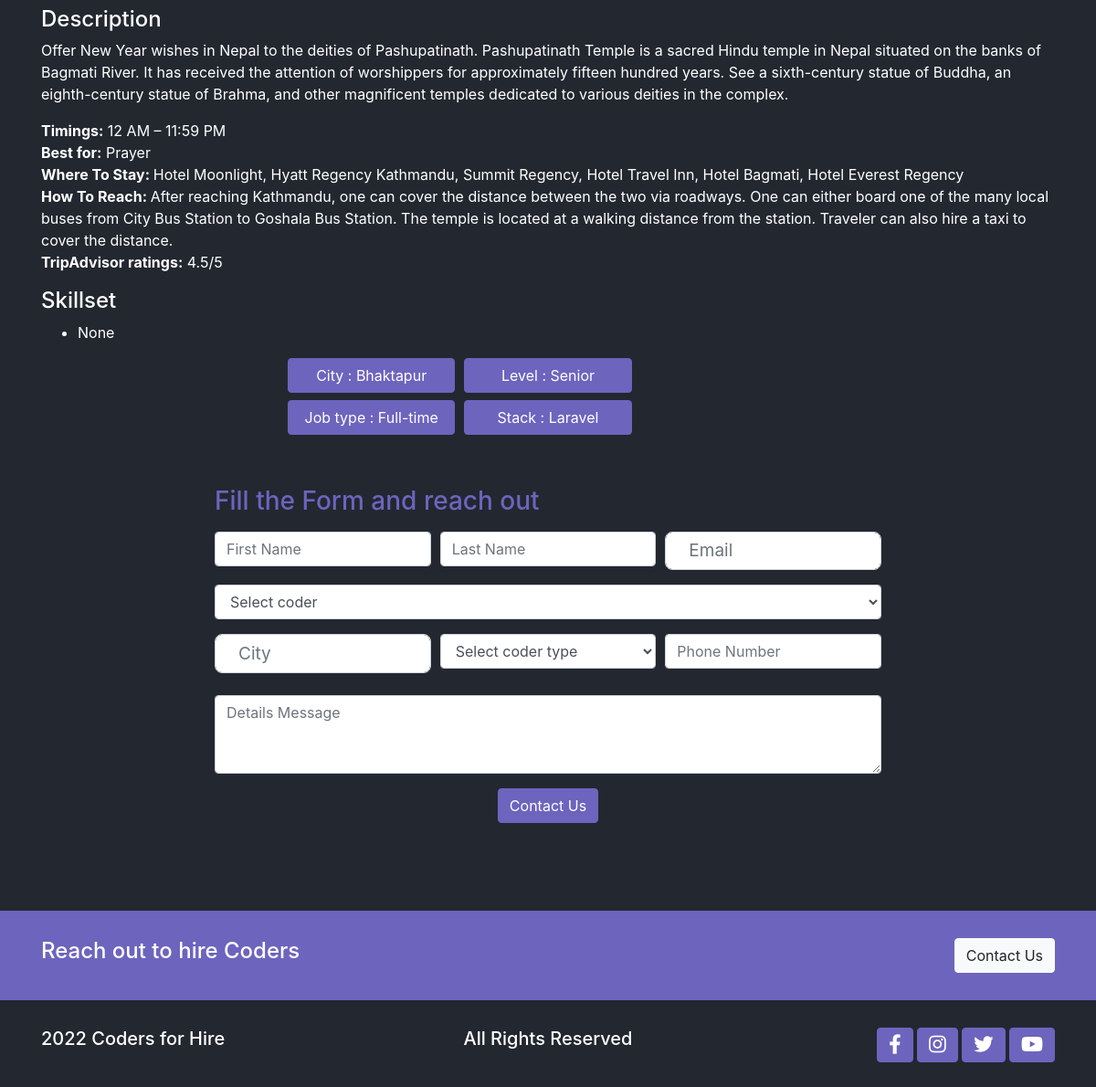
The page /coders/3/ (lower part) on the database as committed earlier.
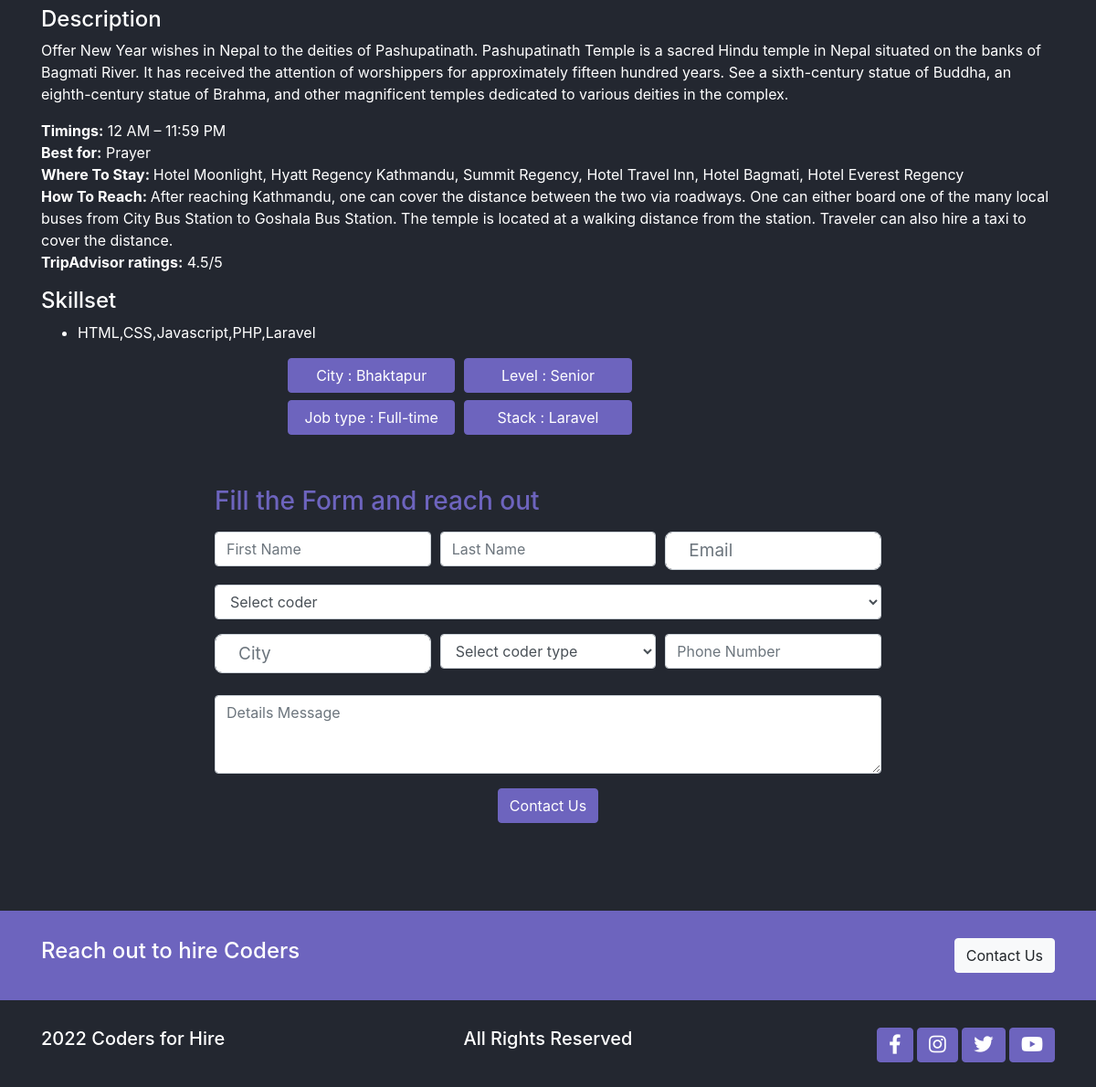
The same page on the database as committed later.
### coders/models.py (models this page shows, shortened)
class Coder(models.Model):
    level_choices = (
        ('Fresher', 'Fresher'),
        ('Junior', 'Junior'),
        ('Mid-level', 'Mid-level'),
        ('Senior', 'Senior'),
    )
    job_choices = (
        ('Part-time', 'Part-time'),
        ('Full-time', 'Full-time'),
        ('Remote-work', 'Remote-work'),
        ('Internship', 'Internship'),
    )
    developer_choices = (
        ('.NET', '.NET'),
        ('React', 'React'),
        ('Nodejs', 'Nodejs'),
        ('PHP', 'PHP'),
        ('Laravel', 'Laravel'),
        ('Angular', 'Angular'),
        ('Django', 'Django'),
    )
    user = models.OneToOneField(User, on_delete=models.CASCADE, null=True)
    name = models.CharField(max_length=255)
    email = models.EmailField(null=True)
    photo = models.ImageField(upload_to='media/coders/')
    description = RichTextField()
    city = models.CharField(max_length=255)
    level_type = models.CharField(max_length=255, choices=level_choices)
    job_type = models.CharField(max_length=255, choices=job_choices)
    developer_type = models.CharField(
        max_length=255, choices=developer_choices)
    is_featured = models.BooleanField(default=False)
    created_date = models.DateTimeField(default=datetime.now, blank=True)
    skills = models.CharField(max_length=255, blank=True, null=True)

### coders/views.py (the view)
# urls.py: path('<int:id>/', views.coders_detail, name="coders_detail"),
def coders_detail(request, id):
    coder = get_object_or_404(Coder, pk=id)
    data = {
        'coder': coder,
    }
    return render(request, 'coders/coder_detail.html', data)

### templates/coders/coder_detail.html (shortened to what this page needs)
{% extends 'base.html' %} {% load static %} {% block content %}
<main class="single-page-coders">
	<section class="descritpion container">
		<h4>Description</h4>
		<p class="mt-2 mb-2">{{coder.description | safe }}</p>
	</section>
	<section class="descritpion container">
		<h4>Skillset</h4>
		<ul>
			<li>{{coder.skills}}</li>
		</ul>
	</section>
	<section class="container w-50">
		<div class="person-description mt-2">
			<button class="btn btn-accent">City : {{coder.city}}</button>
			<button class="btn btn-accent">Level : {{coder.level_type}}</button>
		</div>
		<div class="person-description mt-2">
			<button class="btn btn-accent">Job type : {{coder.job_type}}</button>
			<button class="btn btn-accent">Stack : {{coder.developer_type}}</button>
		</div>
	</section>
	<section class="coder-form container mt-5 mb-5">
		<div class="row">
			<form
				method="POST"
				action="{% url 'hirecoder' %}"
				class="col-md-8 offset-md-2"
			>
				<h3 class="pt-2 pb-2">Fill the Form and reach out</h3>
				<div class="form-row">
					<div class="form-group col-md-4">
						<input
							name="first_name"
							class="form-control"
							placeholder="First Name"
						/>
					</div>
					<div class="form-group col-md-4">
						<input
							name="last_name"
							class="form-control"
							placeholder="Last Name"
						/>
					</div>
					<div class="form-group col-md-4">
						{% if user.is_authenticated %}
						<input
							name="email"
							type="email"
							value="{{user.email}}"
							class="form-control"
							placeholder="Email"
						/>
						{% else %}
						<input
							name="email"
							type="email"
							class="form-control"
							placeholder="Email"
						/>
						{% endif %}
					</div>
				</div>
				<div class="form-group">
					<select name="coder_name" class="form-control">
						<option selected disabled hidden>Select coder</option>
					</select>
				</div>
				<div class="form-row">
					<div class="form-group col-md-4">
						<input
							name="city"
							type="text"
							class="form-control"
							placeholder="City"
						/>
					</div>
					<div class="form-group col-md-4">
						<select name="coder_developer_type" class="form-control">
							<option selected disabled hidden>Select coder type</option>
						</select>
					</div>
					<div class="form-group col-md-4">
						<input
							name="phone"
							type="number"
							class="form-control"
							placeholder="Phone Number"
						/>
					</div>
				</div>
				<div class="form-group pt-2">
					<textarea
						name="message"
						class="form-control"
						rows="3"
						placeholder="Details Message"
					></textarea>
				</div>
				<div class="text-center">
					<button type="submit" class="btn btn-accent">Contact Us</button>
				</div>
			</form>
		</div>
	</section>
</main>
{% endblock %}

Rows that differ between the two databases and show on the page:
changed Coder "Bhaktapur": skills "None" → "HTML,CSS,Javascript,PHP,Laravel"
